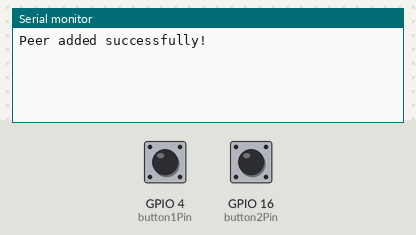
A sketch run on a simulated ESP32. Shown: the last lines printed to the serial monitor. The test bench sets the inputs (shaded band); at power-on: GPIO 4 (button1Pin) HIGH, GPIO 16 (button2Pin) HIGH. WiFi joins after 1.5 s; servers stay silent unless stated.

Above: at 2.7 s.
2.8 s: GPIO 4 (button1Pin) pulled LOW for 0.15 s
At 3.8 s:
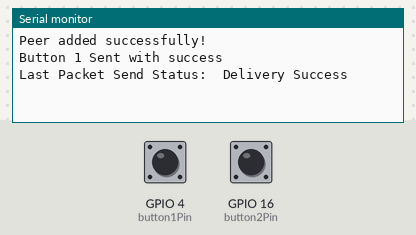
4.4 s: GPIO 16 (button2Pin) pulled LOW for 0.15 s
At 5.0 s:
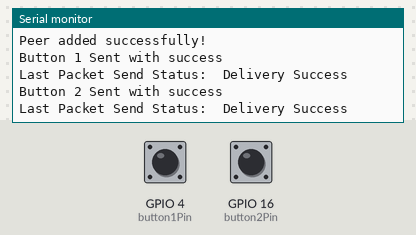

Measured:
- after the input at 2.8 s, the serial monitor: prints a new line at once (image 1)
- after the input at 4.4 s, the serial monitor: prints a new line at once (image 2)

The sketch:

Song.ino
```cpp
#include <esp_now.h>
#include <WiFi.h>

// MAC Address ของบอร์ดรับ
uint8_t broadcastAddress[] = {0xE8, 0x3D, 0xC1, 0x79, 0x11, 0xC8}; //E8:3D:C1:79:11:C8


const int button1Pin = 4;  // ปุ่มที่ 1 ต่อที่ขา GPIO 4
const int button2Pin = 16; // ปุ่มที่ 2 ต่อที่ขา GPIO 16

bool lastButton1State = HIGH;
bool lastButton2State = HIGH;

// โครงสร้างข้อมูล รองรับการส่งรหัสคำสั่ง (command)
typedef struct struct_message {
  int command;
} struct_message;

struct_message myData;

void OnDataSent(const wifi_tx_info_t *info, esp_now_send_status_t status) {
  Serial.print("\r\nLast Packet Send Status:\t");
  Serial.println(status == ESP_NOW_SEND_SUCCESS ? "Delivery Success" : "Delivery Fail");
}

void setup() {
  Serial.begin(115200);
  delay(1000);

  // กำหนดให้ขาพินเป็น INPUT_PULLUP (ใช้สวิตช์ต่อลง GND)
  pinMode(button1Pin, INPUT_PULLUP);
  pinMode(button2Pin, INPUT_PULLUP);

  WiFi.mode(WIFI_STA);
  WiFi.begin();
  delay(500);

  if (esp_now_init() != ESP_OK) {
    Serial.println("Error initializing ESP-NOW");
    return;
  }

  esp_now_register_send_cb(OnDataSent);

  esp_now_peer_info_t peerInfo = {};
  memcpy(peerInfo.peer_addr, broadcastAddress, 6);
  peerInfo.channel = 0;
  peerInfo.encrypt = false;

  if (esp_now_add_peer(&peerInfo) != ESP_OK){
    Serial.println("Failed to add peer");
    return;
  } else {
    Serial.println("Peer added successfully!");
  }
}

void loop() {
  bool currentButton1State = digitalRead(button1Pin);
  bool currentButton2State = digitalRead(button2Pin);

  // เช็คการกดปุ่มที่ 1 (ส่งคำสั่ง command = 1)
  if (lastButton1State == HIGH && currentButton1State == LOW) {
    myData.command = 1;

    esp_err_t result = esp_now_send(broadcastAddress, (uint8_t *) &myData, sizeof(myData));

    if (result == ESP_OK) {
      Serial.println("Button 1 Sent with success");
    } else {
      Serial.println("Error sending Button 1 data");
    }
    delay(200); // หน่วงเวลากองกันส่งซ้ำ
  }

  // เช็คการกดปุ่มที่ 2 (ส่งคำสั่ง command = 2)
  if (lastButton2State == HIGH && currentButton2State == LOW) {
    myData.command = 2;

    esp_err_t result = esp_now_send(broadcastAddress, (uint8_t *) &myData, sizeof(myData));

    if (result == ESP_OK) {
      Serial.println("Button 2 Sent with success");
    } else {
      Serial.println("Error sending Button 2 data");
    }
    delay(200); // หน่วงเวลากองกันส่งซ้ำ
  }

  lastButton1State = currentButton1State;
  lastButton2State = currentButton2State;
}
```
